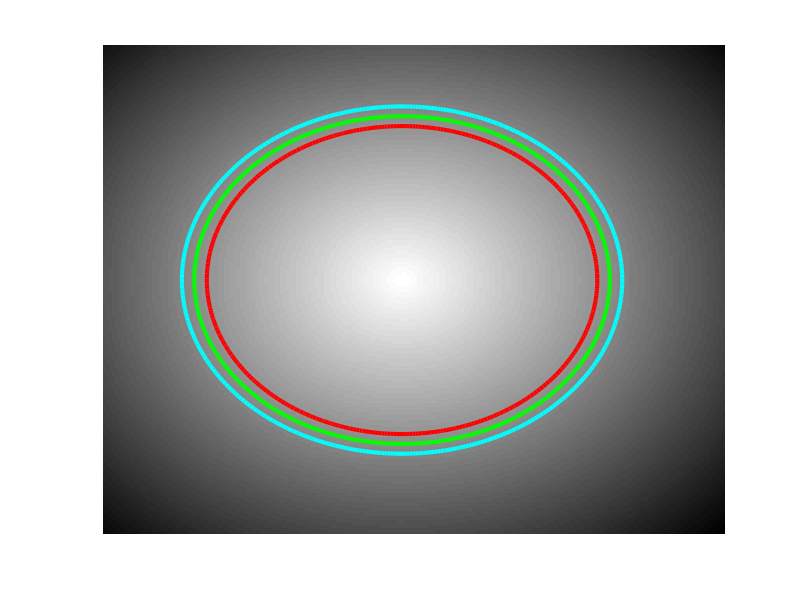

This figure's MATLAB source:
clc;
clear all;
close all;

n=200;

[Y X]=meshgrid(1:n,1:n);

r=n/3;

c=[r r]+30;

ucirc=r-(sqrt((X-c(1)).^2+(Y-c(2)).^2));

imagesc(ucirc);colormap(gray);
hold on;
%Oth level set function taken value 0 for diff x y
contour(ucirc,[0,0],'g','LineWidth',3);
%4 th level set
contour(ucirc,[4,4],'r','LineWidth',3);
%-4 th level set
contour(ucirc,[-4,-4],'c','LineWidth',3);

axis ij;
axis off;

